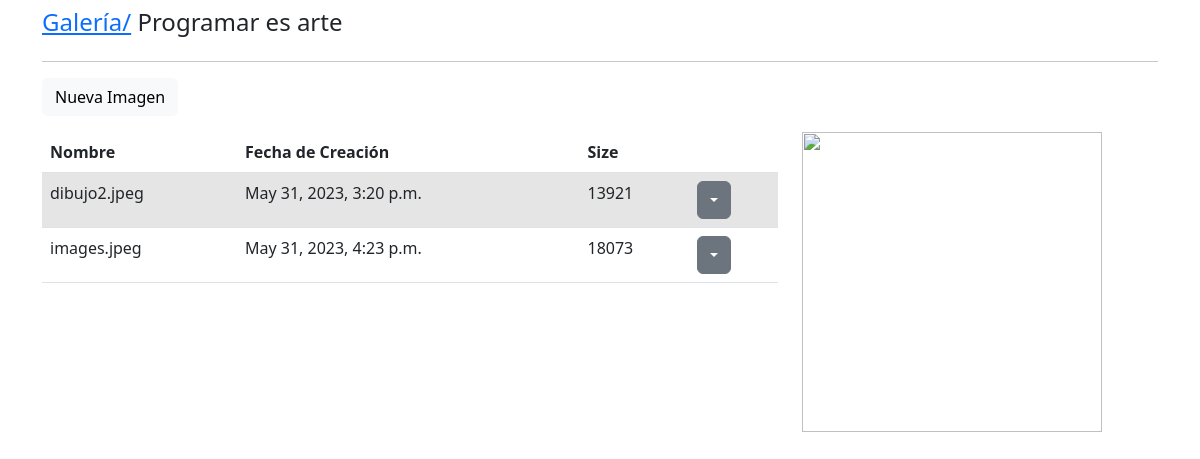
The page /albums/3/detail on the database as committed earlier.
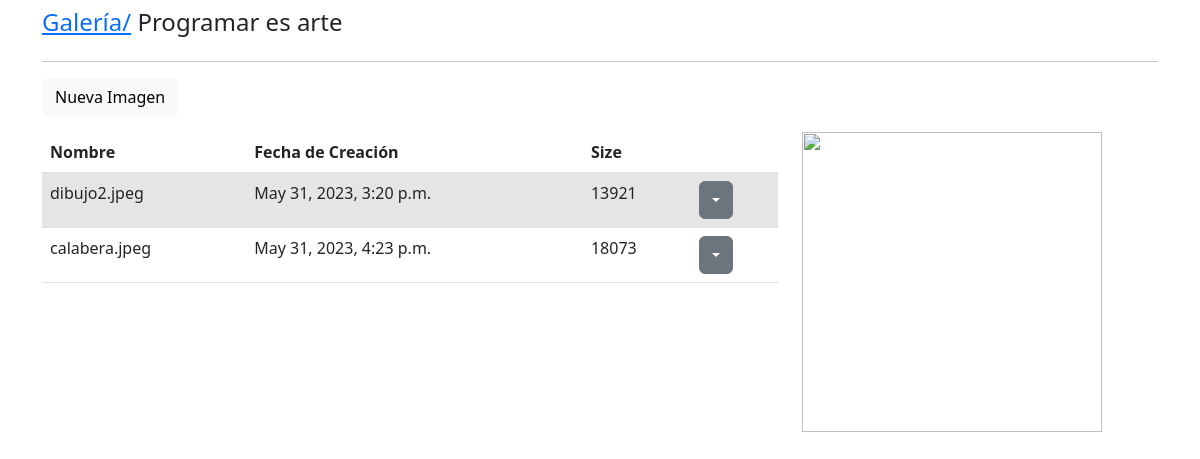
The same page on the database as committed later.
### images/models.py (models this page shows, shortened)
class Image(models.Model):
    key = models.CharField(max_length=100, null=False, blank=False)
    bucket = models.CharField(max_length=100, null=False, blank=False)
    name = models.CharField(max_length=50, null=False, blank=False)
    content_type = models.CharField(max_length=20, null=False, blank=False)
    size = models.IntegerField()
    album = models.ForeignKey(Album, on_delete=models.CASCADE)
    created_at = models.DateTimeField(auto_now_add=True)
    @property
    def url(self):
        return f"https://{self.bucket}.s3.amazonaws.com/{self.key}"
    @property
    def title(self):
        return self.name.split('.')[0]

### albums/views.py (the view)
# urls.py: path('<int:pk>/detail', AlbumDetailView.as_view() , name='detail'),
class AlbumDetailView(DetailView):
    model = Album
    template_name = 'albums/detail.html'
    def get_context_data(self,*args, **kwargs) :
        context =  super().get_context_data(*args,**kwargs)
        context['title'] = self.get_object().title
        context['images'] = self.get_object().images
        context['form'] = UploadFileForm({
            'album_id': self.get_object().id
        })
        return context

### albums/models.py (called while the page is built)
    def __str__(self) :
        return self.title

    @property
    def images(self):
        return self.image_set.all()

### albums/templates/albums/detail.html (shortened to what this page needs)
{% extends 'base/base.html' %}  {% block content %}
<div class="row mt-2">
  <div class="col">
    <h4><a href="{% url 'albums:list' %}">Galería/</a> {{ object }}</h4>
  </div>
</div>
<hr />
<div class="row">
  <div class="col">
    <button
      type="button"
      class="btn btn-light"
      data-bs-toggle="modal"
      data-bs-target="#newImage"
    >
      Nueva Imagen
    </button>
  </div>
</div>
<div class="row mt-3">
  <div class="col-8">
    <table class="table">
      <thead>
        <tr>
          <th>Nombre</th>
          <th>Fecha de Creación</th>
          <th>Size</th>
          <th></th>
        </tr>
      </thead>
      <tbody>
        {% for image in images %}
        <tr class="row-image" image-id="{{ image.id }}">
          <td>
            <div id="image-name-{{ image.id }}">{{ image.name }}</div>
          </td>
          <td>{{ image.created_at }}</td>
          <td>{{ image.size }}</td>
          <td>
            <div class="btn-group">
              <button
                type="button"
                class="btn btn-secondary dropdown-toggle"
                data-bs-toggle="dropdown"
              ></button>
            </div>
          </td>
        </tr>
        {% endfor %}
      </tbody>
    </table>
  </div>
  <div class="col-4">
    <img src="" alt="" width="300" height="300" id="image-preview" />
  </div>
</div>
{% endblock %}

Rows that differ between the two databases and show on the page:
changed Image: name "images.jpeg" → "calabera.jpeg"
